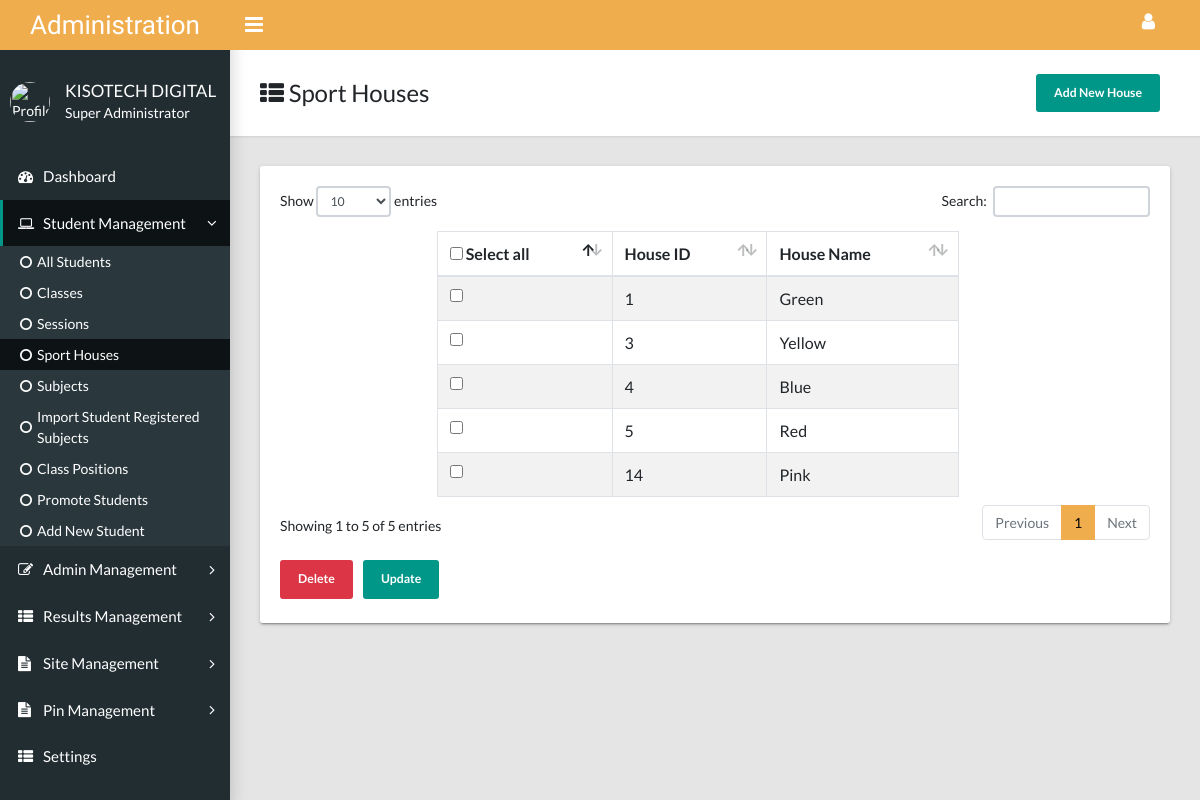
The page /Administration/all-sport-house.php (signed in) on the database its author committed.
### tables this page shows
CREATE TABLE IF NOT EXISTS `sporthouse` (
  `houseID` int(30) NOT NULL AUTO_INCREMENT,
  `houseName` varchar(50) NOT NULL,
  PRIMARY KEY (`houseID`)
);

### Administration/all-sport-house.php (the view, shortened to what this page needs)
<?php
include('include/db.php');
?>
<?php
$setResultMarkCurrentPageTag="";
if($pageActiveTag="All Students"){
  $studentsExpand="is-expanded";
  $ExpandAdmin="";
  $ExpandResults="";
  $ExpandSiteManager="";
  $ExpandPinManager="";
}
if($currentPageTag="Sport House"){
  $addnewStudentsCurrentPageTag="";
  $promoteStudentsCurrentPageTag="";
  $classPositionCurrentPageTag="";
  $importRegSubjectCurrentPageTag="";
  $allSubjectCurrentPageTag="";
  $sportHouseCurrentPageTag="active";
  $allSessionCurrentPageTag="";
  $allClassesCurrentPageTag="";
  $studentsActiveTag="";
  $dashboardActiveTag="";
}
?>
<?php
           include('include/privilege-restrictions.php');
?>
<?php
$updateLink="";
$deleteLink="";
$addNewLink="";
if($addEditStudentM=="YES" && $studentManagement=="YES")
{
 $updateLink='<li><button name="update" onClick="setUpdateAction();"  class="btn btn-sm btn-primary font-weight-bold py-2 px-3 px-xxl-5 my-1" style="margin-right:10px;">Update</button></li>';
 $deleteLink='<li><button name="delete" onClick="setDeleteAction();"  class="btn btn-sm btn-danger  font-weight-bold py-2 px-3 px-xxl-5 my-1" style="margin-right:10px;">Delete</button></li>';
 $addNewLink='<button type="button"  class="btn btn-sm btn-primary font-weight-bold py-2 px-3 px-xxl-5 my-1" style="margin-right:10px;" data-toggle="modal" data-target="#myModal">Add New House</button>';
 }
?>
<?php
        $allSportHouseQuery = "SELECT * FROM sporthouse";
        $allSportsHouseResult = mysqli_query($con,  $allSportHouseQuery);
?>
<!DOCTYPE html>
<html lang="en">
  <head>
 <link href="other.css?v=7.0.8" rel="stylesheet" type="text/css" />
    <link rel="stylesheet" type="text/css" href="css/main.css">
    <link rel="stylesheet" type="text/css" href="https://maxcdn.bootstrapcdn.com/font-awesome/4.7.0/css/font-awesome.min.css">
      </head>
  <body class="app sidebar-mini">
          <?php
           include('include/nav_header.php');
        ?>
    <main class="app-content">
      <div class="app-title">
      <div>
          <h1><i class="fa fa-th-list"></i> Sport Houses</h1>
        </div>
        <ul class="app-breadcrumb breadcrumb side">
           <?php echo $addNewLink;?>
</div>
      <div class="row">
        <div class="col-md-12">
          <div class="tile">
            <div class="tile-body">
              <div class="table-responsive">
              <form name="frmUser" method="post" action="">
                <table class="table table-bordered  table-striped" id="sampleTable" style="width:60%; margin-left:18%">
                  <thead>
                    <tr>
                      <th><input type="checkbox" id="selectall"/> Select all</th>
                      <th>House ID</th>
                      <th>House Name</th>
                    </tr>
                  </thead>
                  <tbody>
                   <?php
                   while ($allSportsHouseRow = mysqli_fetch_array($allSportsHouseResult))
                   {
                    $house_id =$allSportsHouseRow['houseID'];
                   ?>
                    <tr>
                      <td><input type="checkbox" name="users[]" value="<?php echo  $house_id; ?>" class="name" /></td>
                      <td><?php echo $allSportsHouseRow['houseID']; ?></td>
                      <td><?php echo $allSportsHouseRow['houseName'];?></a></td>
                    </tr>
                   <?php }?>
                  </tbody>
                </table>
                </form>
                <ul class="app-breadcrumb breadcrumb side">
        <?php echo $deleteLink;?>
        <?php echo $updateLink;?>
        </ul>
              </div>
            </div>
          </div>
        </div>
      </div>
    </main>
  </body>
</html>

### Administration/include/nav_header.php (shortened to what this page needs)
<?php
$myDetailQuery = "SELECT * FROM administration where Sno = '".$_SESSION['AdministratorSno']."'";
$myDetailResult = mysqli_query($con, $myDetailQuery);
while ($myDetailRow = @mysqli_fetch_assoc($myDetailResult))
{
  $myfirstName = $myDetailRow['First_Name'];
  $mylastName = $myDetailRow['Last_Name'];
  $myStatus = $myDetailRow['Status'];
  $adminProfilePic = $myDetailRow['ProfilePic'];
}
?>
<header class="app-header"><a class="app-header__logo" href="dashboard.php">Administration</a>
      <a class="app-sidebar__toggle" href="#" data-toggle="sidebar" aria-label="Hide Sidebar"></a>
      <ul class="app-nav">
        <li class="dropdown"><a class="app-nav__item" href="#" data-toggle="dropdown" aria-label="Open Profile Menu"><i class="fa fa-user fa-lg"></i></a>
        </li>
      </ul>
    </header>
    <aside class="app-sidebar">
      <div class="app-sidebar__user"><img class="app-sidebar__user-avatar" src="images/profile-pics/<?php echo $adminProfilePic;?>" alt="Profile Pic" width="40" height="40">
        <div>
          <p class="app-sidebar__user-name"><?php echo $myfirstName;?> <?php echo $mylastName;?></p>
          <p class="app-sidebar__user-designation"><?php echo $myStatus;?></p>
        </div>
      </div>
      <ul class="app-menu">
        <li><a class="app-menu__item <?php echo $dashboardActiveTag;?>" href="dashboard.php"><i class="app-menu__icon fa fa-dashboard"></i><span class="app-menu__label">Dashboard</span></a></li>
        <?php echo $manageStudentLink;?>
          <ul class="treeview-menu">
            <li><a class="treeview-item <?php echo $studentsActiveTag;?>" href="all-students.php"><i class="icon fa fa-circle-o"></i>All Students</a></li>
            <li><a class="treeview-item <?php echo $allClassesCurrentPageTag;?>" href="allclasses.php"  rel="noopener"><i class="icon fa fa-circle-o"></i>Classes</a></li>
            <li><a class="treeview-item <?php echo $allSessionCurrentPageTag;?>" href="all-session.php"><i class="icon fa fa-circle-o"></i>Sessions</a></li>
            <li><a class="treeview-item <?php echo $sportHouseCurrentPageTag;?>" href="all-sport-house.php"><i class="icon fa fa-circle-o"></i>Sport Houses</a></li>
            <li><a class="treeview-item <?php echo $allSubjectCurrentPageTag;?>" href="all-subjects.php"><i class="icon fa fa-circle-o"></i> Subjects</a></li>
            <?php echo  $importRegSubjectsLink;?>
            <li><a class="treeview-item <?php echo $classPositionCurrentPageTag;?>" href="class-position.php"><i class="icon fa fa-circle-o"></i>Class Positions</a></li>
            <li><a class="treeview-item <?php echo $promoteStudentsCurrentPageTag;?>" href="select-promote-student-category.php"><i class="icon fa fa-circle-o"></i>Promote Students</a></li>
            <?php echo $AddNewStudentLink;?>
         </ul>
        </li>
        <?php echo $manageAdminLink;?>
        </li>
        <?php echo $manageResultLink;?>
        </li>
         <?php echo $manageSiteLink;?>
        </li>
        <?php echo $managePinLink;?>
        </li>
          <?php echo $settingsLink;?>
      </ul>
    </aside>

### Administration/include/nav_header.php (style rules this page uses)
.app-header { background-color: #f0ad4e; }
.app-header__logo { background-color: #f0ad4e; }
.btn-primary { color: #fff; background-color:#009688; border-color: #009688; }
a { color: #009688; }

### rows shown on the page
sporthouse: houseID "1", houseName "Green"
sporthouse: houseID "3", houseName "Yellow"
sporthouse: houseID "4", houseName "Blue"
sporthouse: houseID "5", houseName "Red"
sporthouse: houseID "14", houseName "Pink"

### other values the page prints
$myfirstName "KISOTECH"
$mylastName "DIGITAL"
$myStatus "Super Administrator"
